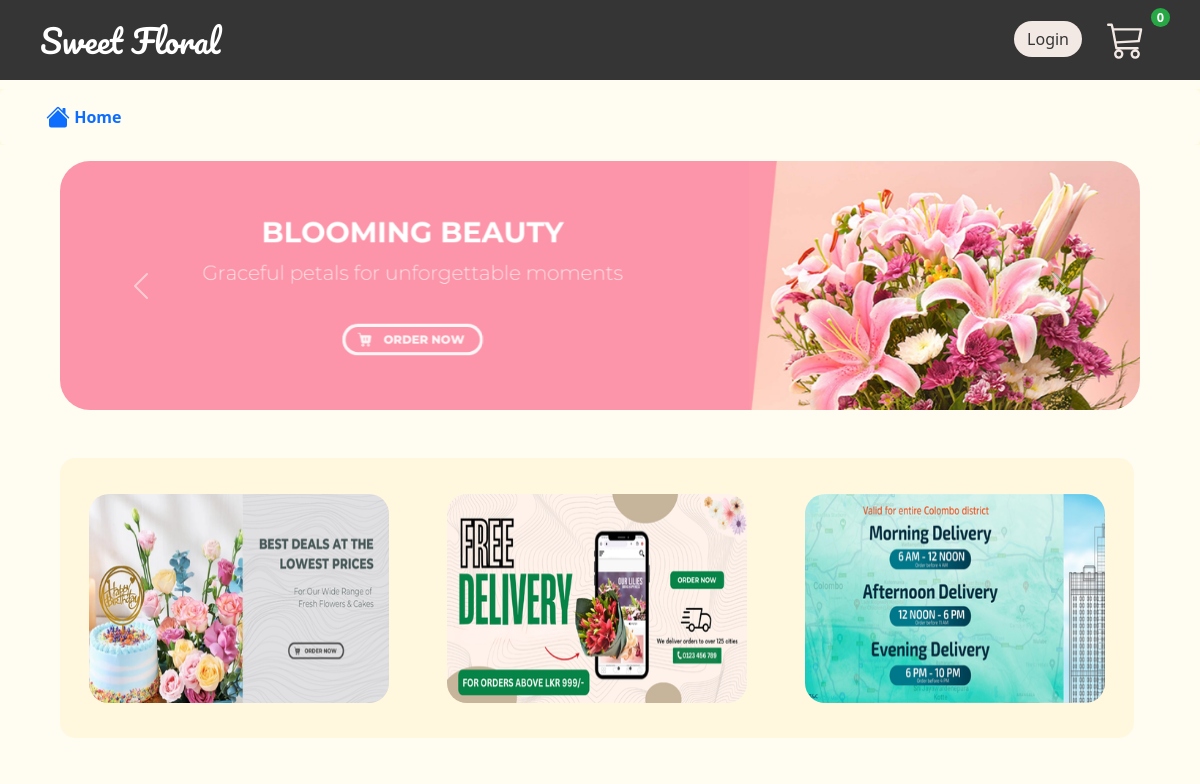
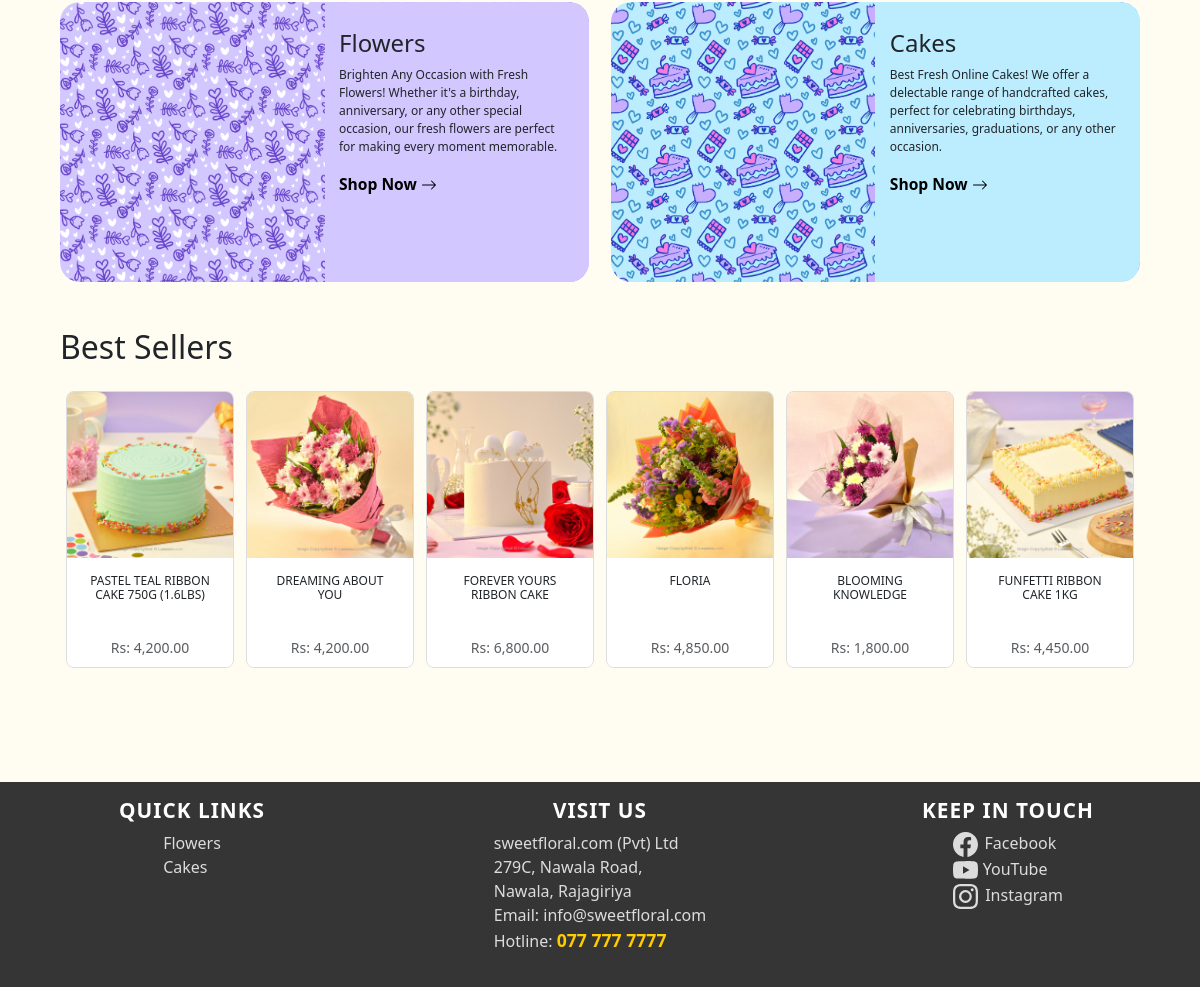
The page / on the database its author committed (2 pictures, top to bottom).
### tables this page shows
CREATE TABLE `product` (
  `product_code` varchar(30) NOT NULL,
  `product_name` varchar(50) NOT NULL,
  `product_description` text NOT NULL,
  `product_image` varchar(200) NOT NULL,
  `product_category` varchar(50) NOT NULL,
  `product_stock` int(11) NOT NULL,
  `product_price` decimal(10,0) NOT NULL
);

### index.php (the view, shortened to what this page needs)
<?php
include 'conn.php';
$query = "SELECT * FROM product ORDER BY RAND() LIMIT 6";
$result = $conn->query($query);
?>
<!DOCTYPE html>
<html lang="en">
<head>
    <link href="https://cdn.jsdelivr.net/npm/bootstrap@5.3.3/dist/css/bootstrap.min.css" rel="stylesheet">
    <link rel="stylesheet" href="index.css">
</head>
<body>
    <?php include 'navbar.php'; ?>
    <div style="padding-top: 2.4vh;"></div>
    <nav aria-label="breadcrumb">
        <ol class="breadcrumb p-3 rounded" style="background-color: #fffcf2; font-weight: bold;">
            <li class="breadcrumb-item active" style="padding: 0 0 0 2.5vw;">
                <a href="index.php" class="text-decoration-none text-primary">
                    Home
                </a>
            </li>
        </ol>
    </nav>
    <div style="padding: 0 5vw;">
        <div id="carouselExampleAutoplaying" class="carousel slide" data-bs-ride="carousel">
            <div class="carousel-inner">
                <div class="carousel-item active">
                    <img src="images/index/banner/banner-1.png" class="d-block w-100" alt="...">
                </div>
            </div>
            <button class="carousel-control-prev" type="button" data-bs-target="#carouselExampleAutoplaying" data-bs-slide="prev">
                <span class="carousel-control-prev-icon" aria-hidden="true"></span>
            </button>
            <button class="carousel-control-next" type="button" data-bs-target="#carouselExampleAutoplaying" data-bs-slide="next">
                <span class="carousel-control-next-icon" aria-hidden="true"></span>
            </button>
        </div>
        <div class="container">
            <div class="row promo">
                <div class="col">
                    <img src="images/index/promo/promo-1.png" id="promo" class="img-fluid" alt="Promotion 1">
                </div>
                <div class="col">
                    <img src="images/index/promo/promo-2.png" id="promo" class="img-fluid" alt="Promotion 2">
                </div>
                <div class="col">
                    <img src="images/index/promo/promo-3.png" id="promo" class="img-fluid" alt="Promotion 3">
                </div>
            </div>
        </div>
        <div class="container-fluid" id="categories">
            <div class="row">
                <div class="card" id="category-card" onclick="window.location.href='flowers.php'" style="cursor: pointer;">
                    <div class="row">
                        <div class="col" id="category-image1">
                            <img src="images/index/bg.png" class="img-fluid" alt="...">
                        </div>
                        <div class="col" id="category-image1">
                            <img src="images/index/purple-bg.png" class="img-fluid" alt="...">
                            <div class="card-img-overlay">
                                <h4 class="card-title cat">Flowers</h4>
                                <p class="card-text">Brighten Any Occasion with Fresh Flowers! Whether it's a birthday, anniversary, or any other special occasion, our fresh flowers are perfect for making every moment memorable.</p>
                                <h5 class="shop-now">Shop Now
                                    <svg xmlns="http://www.w3.org/2000/svg" width="16" height="16" fill="currentColor" class="bi bi-arrow-right" viewBox="0 0 16 16">
                                    <path fill-rule="evenodd" d="M1 8a.5.5 0 0 1 .5-.5h11.793l-3.147-3.146a.5.5 0 0 1 .708-.708l4 4a.5.5 0 0 1 0 .708l-4 4a.5.5 0 0 1-.708-.708L13.293 8.5H1.5A.5.5 0 0 1 1 8"/>
                                    </svg>
                                </h5>
                            </div>
                        </div>
                    </div>
                </div>
                <div class="card" id="category-card" onclick="window.location.href='cakes.php'" style="cursor: pointer;">
                    <div class="row">
                        <div class="col" id="category-image2">
                            <img src="images/index/bg.png" class="img-fluid" alt="...">
                        </div>
                        <div class="col" id="category-image2">
                            <img src="images/index/blue-bg.png" class="img-fluid" alt="...">
                            <div class="card-img-overlay">
                                <h4 class="card-title cat">Cakes</h4>
                                <p class="card-text">Best Fresh Online Cakes! We offer a delectable range of handcrafted cakes, perfect for celebrating birthdays, anniversaries, graduations, or any other occasion.</p>
                                <h5 class="shop-now">Shop Now
                                    <svg xmlns="http://www.w3.org/2000/svg" width="16" height="16" fill="currentColor" class="bi bi-arrow-right" viewBox="0 0 16 16">
                                    <path fill-rule="evenodd" d="M1 8a.5.5 0 0 1 .5-.5h11.793l-3.147-3.146a.5.5 0 0 1 .708-.708l4 4a.5.5 0 0 1 0 .708l-4 4a.5.5 0 0 1-.708-.708L13.293 8.5H1.5A.5.5 0 0 1 1 8"/>
                                    </svg>
                                </h5>
                            </div>
                        </div>
                    </div>
                </div>
            </div>
        </div>
        <div id="bestsellers">
            <h2>Best Sellers</h2>
        </div>
        <div class="container my-4" id="product-grid">
            <div id="productRow" class="d-flex overflow-auto">
                <?php while ($row = $result->fetch_assoc()): ?>
                    <a href="viewproduct.php?product_code=<?php echo $row['product_code']; ?>" style="text-decoration:none" class="card product-card" id="product-card">
                        <img src="<?php echo $row['product_image']; ?>" class="img-fluid" alt="<?php echo $row['product_name']; ?>">
                        <div class="card-body text-center">
                            <h5 class="card-title product-title"><?php echo $row['product_name']; ?></h5>
                        </div>
                        <div class="card-footer product-price">
                            <small class="text-body-secondary">Rs: <?php echo number_format($row['product_price'], 2); ?></small>
                        </div>
                    </a>
                <?php endwhile; ?>
            </div>
        </div>
    </div>
</body>
</html>

### index.css (style rules this page uses)
body { max-width: 100%; overflow-x: hidden; background-color: #fffcf2; }
nav { background-color: #fefae0; }
#carouselExampleAutoplaying { margin: 0 auto; padding: 0; }
.carousel-inner { border-radius: 30px; }
.carousel-item { text-align: center; }
#promo { margin: 20px 1px 20px 1px; border-radius: 20px; width: 25vw; }
.container { margin: 6vh 0; padding: 0; max-width: 100%; }
.row { display: inline-flex; justify-content: space-between; padding-left: 0; height: 35vh; }
.promo { width: 89.5vw; border-radius: 15px; -moz-border-radius: 15px; background-color: #fff8df; margin-left: 0; }
.col { display: flex; justify-content: center; padding: 1.3vw 0; }
.card-img-overlay { left: 50%; padding-top: 5%; padding-left: 1.2vw; }
.card-title { font-size: 1vw; text-wrap: auto; }
.cat { font-size: 2vw; }
.card-text { font-size: 1vw; }
#category-image1 { padding: 0; background-image: url("images/index/f1.png"); background-size: 140%; transition: 0.4s ease-in-out; }
#category-image2 { padding: 0; background-image: url("images/index/c1.png"); background-size: 140%; transition: 0.4s ease-in-out; }
.shop-now { position: relative; display: inline-block; color: black; text-decoration: none; font-size: 1.3vw; font-weight: bold; }
.shop-now::after { content: ''; position: absolute; width: 100%; transform: scaleX(0); height: 3px; bottom: 0; left: 0; background-color: black; transform-origin: bottom right; transition: transform 0.25s ease-out; }
#categories { margin: 5vh 0; }
#category-card { width: 49%; border-radius: 20px; overflow: hidden; transition: transform 0.2s ease-in-out; border: white; padding: 0; }
#bestsellers { margin-top: 1vh; }
#product-grid { display: grid; gap: 1rem; padding: 0rem; }
.product-card { border: 1px solid #ddd; border-radius: 8px; margin: 0 .5vw; overflow: hidden; transition: transform 0.2s ease-in-out; }
#product-card { width: 20vw; }
.product-card img { object-fit: cover; }
.d-flex.overflow-auto { white-space: nowrap; padding-bottom: 10px; }
.product-price { font-size: 1rem; text-wrap: auto; background-color: white; border: 0px solid #ffffff; text-align: center; }
#productRow { margin-bottom: 10vh; }
html { scrollbar-width: thin; scrollbar-color: #888 #f1f1f1; scroll-behavior: smooth; }

### navbar.css (style rules this page uses)
button { font-weight: bold; }
body { padding-top: 70px; max-width: 100%; overflow-x: hidden; }

### footer.css (style rules this page uses)
.footer { background-color: #353535; color: #dcdcdc; padding: 2vh 0 4.3vh 0; width: 100vw; }
.footer .container { margin: 0vh 0; }
.footer h5 { color: #ffffff; font-size: 1.3rem; font-weight: bold; text-transform: uppercase; letter-spacing: 1px; }
.footer a { color: #dcdcdc; font-size: 1rem; text-decoration: none; transition: color 0.3s, transform 0.3s; }
.footer .row { display: flex; height: fit-content; }
.footer .col-md-4 { display: flex; align-items: center; flex-direction: column; }
.footer .hotline { font-size: 1.1rem; font-weight: bold; color: #ffcc00; }

### rows shown on the page
product: shows a picture, product_name "PASTEL TEAL RIBBON CAKE 750G (1.6LBS)", product_price "4,200.00"
product: shows a picture, product_name "DREAMING ABOUT YOU", product_price "4,200.00"
product: shows a picture, product_name "FOREVER YOURS RIBBON CAKE", product_price "6,800.00"
product: shows a picture, product_name "FLORIA", product_price "4,850.00"
product: shows a picture, product_name "BLOOMING KNOWLEDGE", product_price "1,800.00"
product: shows a picture, product_name "FUNFETTI RIBBON CAKE 1KG", product_price "4,450.00"
